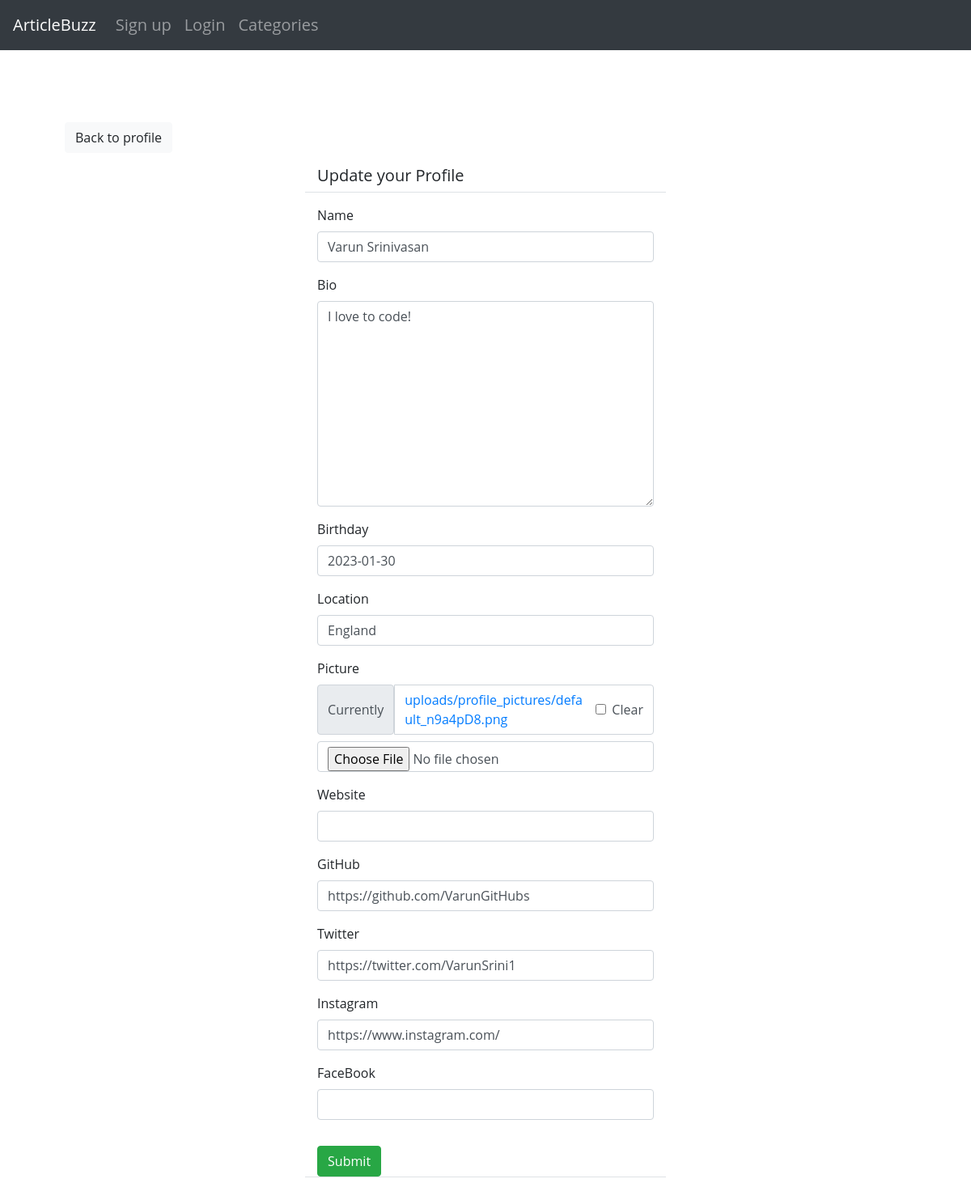
The app's page /profile/edit/1 with its own data.
### theblog/models.py (models this page shows)
class UserProfile(models.Model):
	user = models.OneToOneField(User, primary_key= True, verbose_name = 'user', related_name = 'profile', on_delete = models.CASCADE)
	name = models.CharField(max_length = 30, blank = True, null = True)
	bio = models.TextField(max_length=500, blank = True, null = True)
	birthday = models.DateField(null = True, blank = True)
	location = models.CharField(max_length = 100, blank = True, null = True)
	picture = models.ImageField(upload_to = 'uploads/profile_pictures', default = 'uploads/profile_pictures/default.png', blank = True)
	followers = models.ManyToManyField(User, blank = True, related_name = 'followers')
	notification  = models.BooleanField(default = True, blank = False, null = False)
	follower_count = models.IntegerField(null = True, default = 0)
	website = models.CharField(default = None, blank = True, null = True, max_length = 50)
	GitHub = models.CharField(default = None, blank = True, null = True, max_length = 50)
	Twitter = models.CharField(default = None, blank = True, null = True, max_length = 50)
	Instagram = models.CharField(default = None, blank = True, null = True, max_length = 50)
	FaceBook = models.CharField(default = None, blank = True, null = True, max_length = 50)

### theblog/views.py (the view, shortened to what this page needs)
# urls.py: path('profile/edit/<int:pk>', UserProfileUpdateView.as_view(), name = 'edit-profile'),
class UserProfileUpdateView(UpdateView, LoginRequiredMixin, UserPassesTestMixin):
	model = UserProfile
	fields = ['name', 'bio','birthday','location', 'picture', 'website','GitHub','Twitter','Instagram','FaceBook']
	template_name = 'profile_edit.html'

### theblog/templates/profile_edit.html (shortened to what this page needs)
{% extends 'base.html' %}
{% load crispy_forms_tags %}
{% block content %}
<div class="container">
	<div class="row mt-5">
		<div class = "col-md-5 col-sm-6">
			<a href="{% url 'profile' object.pk %}" class = 'btn btn-light'>Back to profile</a>
		</div>
	</div>
	<div class = 'row justify-content-center mt-3'>
		<div class = 'col-md-5 col-sm-12 border-bottom'>
			<h5>Update your Profile</h5>
		</div>
	</div>
	<div class="row justify-content-center mt-3 mb-5 form-group">
		<div class = 'col-md-5 col-sm-12 border-bottom'>
			<form method="POST" enctype="multipart/form-data">
				{{ form | crispy }}
				<div class = 'd-grid gap-2'>
					<button class="btn btn-success mt-3">Submit</button>
				</div>
			</form>
		</div>
	</div>
</div>
{% endblock %}

### theblog/static/theblog/style.css (style rules this page uses)
body { background-color: white; margin: 0px; padding: 0; }
.container { border-style: hidden; }

### records on screen
UserProfile: name "Varun Srinivasan", bio "I love to code!", birthday "2023-01-30", location "England", GitHub "https://github.com/VarunGitHubs", Twitter "https://twitter.com/VarunSrini1", Instagram "https://www.instagram.com/"
